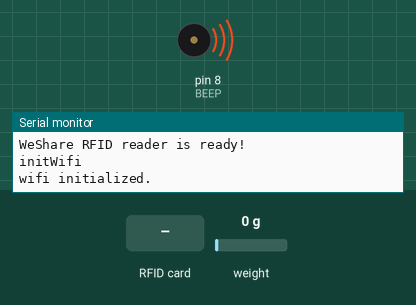
Bench run of a sketch on a simulated Arduino Uno, built with avr-gcc and run on an emulated ATmega328P. Shown: buzzer (waves = sounding, pin HIGH), the last lines printed to the serial monitor. Inputs (shaded band) come from the test bench; at power-on: weight on the scale 0 g. The modem accepts every AT command (registered, SIM ready, sends succeed) and sends nothing else; pins used as bus, display or sensor lines are not drawn.

Above: at 7.3 s.
7.4 s: RFID card 11 11 11 11 held to the reader
At 9.25 s:
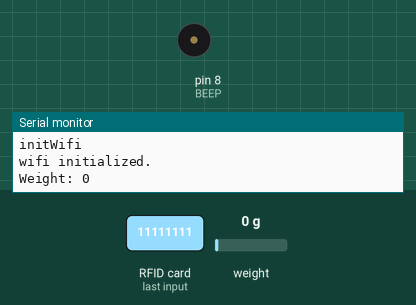
10.9 s: RFID card 5E 7A 19 C4 held to the reader
At 17.2 s:
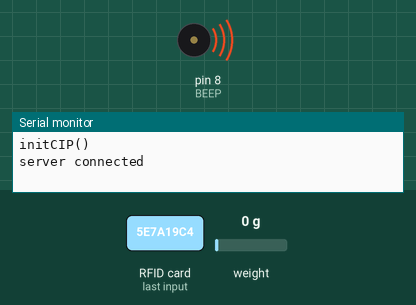
Timing chart, 0 to 18.7 s (numbered marks = the images above; inputs shaded):
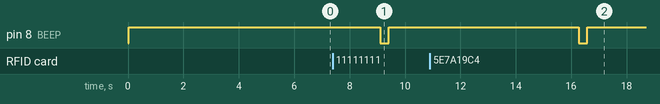

The sketch:

LABIoT_Demo_202103.ino
```cpp
/**
   lab IoT demo on Arduino Uno
   LMT 2021.1.6
   Function description:
   initWifi(): start wifi connection
   initCIP(): start CIPSEND
   httpPost(): POST data
   getWeightData(): get data of weight sensor
   getRFIDData(): get data of RFID sensor, buzzer control is under this function
   buildData(): build JSON data string
   reset(): ESP reset
*/


#include<SoftwareSerial.h>
#include "HX711.h"
#include <SPI.h>
#include <MFRC522.h>
//basic setting of hardware
const String unitinfo = "1";
//WEIGHT SENSOR
const int DT_PIN = 5;
const int SCK_PIN = 6;
//BUZZER
const int BEEP = 8;
//RFID
#define RST_PIN      A0        // Reset the RFID reader
#define SS_PIN       10       // Tag selection

SoftwareSerial esp(10, 9);  // RX, TX
HX711 scale;
MFRC522 mfrc522(SS_PIN, RST_PIN);  // Setup the MFRC522

//link setting//fix in initWifi()
#define wifi_ssid "iottest"//ap address
#define wifi_pwd "11111111"//ap password

//post setting
#define url "/hwinfo"
#define server "148.70.180.108"

void setup() {
  Serial.begin(9600);
  while (!Serial) {
    ;
  }
  Serial.println("WeShare RFID reader is ready!");
  esp.begin(9600);
  esp.println("software serial");
  //  esp.write("AT\r\n");
  //  delay(2000);

  pinMode(BEEP, OUTPUT);
  digitalWrite(BEEP, HIGH);

  SPI.begin();

  mfrc522.PCD_Init();   // Initiate the MFRC522 reader module
  scale.begin(DT_PIN, SCK_PIN);
  scale.set_scale();  // 開始取得比例參數
  scale.tare();//////////程序崩坏点！！！！！！！

  initWifi();
}

void loop() {
  //  串口读取互显，调试用
  //    if (esp.available())
  //      Serial.write(esp.read());
  //    if (Serial.available())
  //      esp.write(Serial.read());

  String weight = String(getWeightData());
  String id = getRFIDData();
  String timestamp = "1";
  String data = buildData(id, timestamp, weight, unitinfo);

  httpPost(data);
  delay(2000);
}

float getWeightData() {
  delay(2000);
  float current_weight = scale.get_units(10);
  float true_weight = (current_weight) / -179;
  Serial.print("Weight: ");
  Serial.println((current_weight) / -179, 0.0);
  return true_weight;
}

String getRFIDData() {
  if (mfrc522.PICC_IsNewCardPresent() && mfrc522.PICC_ReadCardSerial()) {
    digitalWrite(BEEP, LOW);
    delay(300);
    digitalWrite(BEEP, HIGH);

    byte *id = mfrc522.uid.uidByte;   // Obtain the UID of Tag
    byte idSize = mfrc522.uid.size;   // Obtain the size of UID

    //    Serial.print("PICC type: ");      // Show the type of Tag
    // Judge the type by returning SAK value（mfrc522.uid.sak）
    MFRC522::PICC_Type piccType = mfrc522.PICC_GetType(mfrc522.uid.sak);
    //    Serial.println(mfrc522.PICC_GetTypeName(piccType));

    //    Serial.print("UID Size: ");       // Show the size of UID
    //    Serial.println(idSize);

    //    for (byte i = 0; i < idSize; i++) {  // Check the UIDs one by one
    //      Serial.print("id[");
    //      Serial.print(i);
    //      Serial.print("]: ");
    //      Serial.println(id[i], HEX);       // Show UID in Hex mode
    //    }
    //    Serial.println();

    char HEXid[32] = "";
    array_to_string(id, 4, HEXid);
    Serial.println(HEXid);

    mfrc522.PICC_HaltA();  // Stop repeated reading
    return HEXid;
  } else {
    return "";
  }
}

void initWifi() {
  Serial.println("initWifi");
  String cmd1 = "AT+CWJAP=\"";
  cmd1 += wifi_ssid;
  cmd1 += "\",\"";
  cmd1 += wifi_pwd;
  cmd1 += "\"";
  esp.println(cmd1);
  delay(5000);

  if (esp.find("OK")) {//获得连接ok
    Serial.println("wifi initialized.");
  } else {
    //    initWifi();
    Serial.println("wifi reconnect");
  }//建立对远程服务器的TCP连接
}

void initCIP() {
  Serial.println("initCIP()");
  String cmd2 = "AT+CIPSTART=\"TCP\",\"";
  cmd2 += server;
  cmd2 += "\",5000";
  esp.println(cmd2);//start a TCP connection.
  if (esp.find("OK")) {
    Serial.println("server connected");
  }
}

void httpPost (String data) {//post data
  Serial.println("httpPost():" + data);
  initCIP();
  String postRequest = "POST ";
  postRequest += url;
  postRequest += " HTTP/1.0\r\n";
  postRequest += "Host: " ;
  postRequest += server;
  postRequest += "\r\n";
  postRequest += "Accept: *" ;
  postRequest += "/";
  postRequest += "*\r\n" ;
  postRequest += "Content-Length: " ;
  postRequest += data.length();
  postRequest += "\r\n" ;
  postRequest += "Content-Type: application/json\r\n" ;
  postRequest += "\r\n" ;
  postRequest += data;

  String sendCmd = "AT+CIPSEND=";//determine the number of caracters to be sent.
  esp.print(sendCmd);
  esp.println(postRequest.length() );
  delay(500);
  if (esp.find(">")) {
    Serial.println("Sending..");
    esp.print(postRequest);
    if ( esp.find("SEND OK")) {
      Serial.println("Packet sent");
      while (esp.available()) {
        String tmpResp = esp.readString();
        Serial.println(tmpResp);
      }
      // close the connection
      //            esp.println("AT+CIPCLOSE");
    }
  }
}


String buildData(String id, String timestamp, String weight, String unitinfo) { //组建发送的json字符串
  String payload = "{";
  payload += "\"Targetid\":\"";
  payload += id;
  payload += "\",";
  payload += "\"Timestamp\":\"";
  payload += timestamp;
  payload += "\",";
  payload += "\"Weight\":";
  payload += weight;
  payload += ",";
  payload += "\"Unitinfo\":\"";
  payload += unitinfo;
  payload += "\"}";
  Serial.println(payload);
  return payload;
  //  char attributes[100];
  //  payload.toCharArray( attributes, 100 );
}


void reset() {//重置函数

  esp.println("AT+RST");

  delay(1000);

  if (esp.find("OK") ) Serial.println("Module Reset");

}

void array_to_string(byte array[], unsigned int len, char buffer[]) { //byte array to HEX string
  for (unsigned int i = 0; i < len; i++)
  {
    byte nib1 = (array[i] >> 4) & 0x0F;
    byte nib2 = (array[i] >> 0) & 0x0F;
    buffer[i * 2 + 0] = nib1  < 0xA ? '0' + nib1  : 'A' + nib1  - 0xA;
    buffer[i * 2 + 1] = nib2  < 0xA ? '0' + nib2  : 'A' + nib2  - 0xA;
  }
  buffer[len * 2] = '\0';
}
```

Measured:
- after the input at 7.4 s, pin 8 (BEEP): HIGH → LOW after 1.7 s, → HIGH 0.30 s later
- after the input at 10.9 s, pin 8 (BEEP): HIGH → LOW after 5.4 s, → HIGH 0.30 s later
